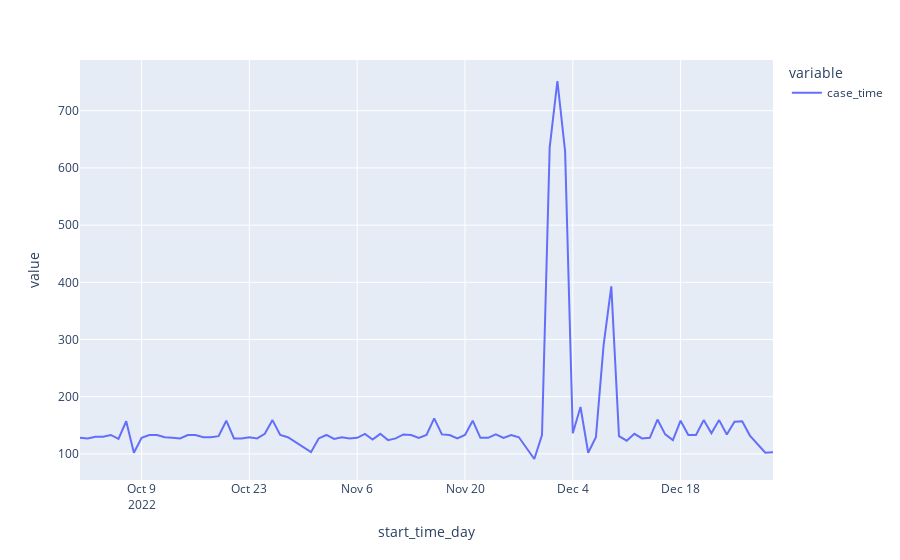

The notebook cell saved with this chart:
### Code cell
px.line(cases_time_max)

### Figure 1 — Plotly figure (JSON) as saved in the notebook; plotly's stock layout.template omitted (floating-point values rounded to 4 significant figures)
{"data": [{"hovertemplate": "variable=case_time<br>start_time_day=%{x}<br>value=%{y}<extra></extra>", "legendgroup": "case_time", "line": {"color": "#636efa", "dash": "solid"}, "marker": {"symbol": "circle"}, "mode": "lines", "name": "case_time", "orientation": "v", "showlegend": true, "type": "scatter", "x": ["2022-10-01", "2022-10-02", "2022-10-03", "2022-10-04", "2022-10-05", "2022-10-06", "2022-10-07", "2022-10-08", "2022-10-09", "2022-10-10", "2022-10-11", "2022-10-12", "2022-10-13", "2022-10-14", "2022-10-15", "2022-10-16", "2022-10-17", "2022-10-18", "2022-10-19", "2022-10-20", "2022-10-21", "2022-10-22", "2022-10-23", "2022-10-24", "2022-10-25", "2022-10-26", "2022-10-27", "2022-10-28", "2022-10-31", "2022-11-01", "2022-11-02", "2022-11-03", "2022-11-04", "2022-11-05", "2022-11-06", "2022-11-07", "2022-11-08", "2022-11-09", "2022-11-10", "2022-11-11", "2022-11-12", "2022-11-13", "2022-11-14", "2022-11-15", "2022-11-16", "2022-11-17", "2022-11-18", "2022-11-19", "2022-11-20", "2022-11-21", "2022-11-22", "2022-11-23", "2022-11-24", "2022-11-25", "2022-11-26", "2022-11-27", "2022-11-29", "2022-11-30", "2022-12-01", "2022-12-02", "2022-12-03", "2022-12-04", "2022-12-05", "2022-12-06", "2022-12-07", "2022-12-08", "2022-12-09", "2022-12-10", "2022-12-11", "2022-12-12", "2022-12-13", "2022-12-14", "2022-12-15", "2022-12-16", "2022-12-17", "2022-12-18", "2022-12-19", "2022-12-20", "2022-12-21", "2022-12-22", "2022-12-23", "2022-12-24", "2022-12-25", "2022-12-26", "2022-12-27", "2022-12-29", "2022-12-30"], "xaxis": "x", "y": [128, 127, 130, 130, 133, 126, 157, 102, 128, 133, 133, 129, 128, 127, 133, 133, 129, 129, 131, 158, 127, 127, 129, 127, 135, 159, 133, 129, 103, 127, 133, 126, 129, 127, 128, 135, 125, 135, 124, 127, 134, 133, 128, 133, 162, 134, 133, 127, 133, 158, 128, 128, 134, 128, 133, 129, 91, 133, 636, 752, 629, 136, 182, 102, 129, 290, 393, 131, 123, 135, 127, 128, 160, 134, 124, 158, 133, 133, 159, 136, 159, 134, 156, 157, 132, 102, 103], "yaxis": "y"}], "layout": {"autosize": true, "legend": {"title": {"text": "variable"}, "tracegroupgap": 0}, "margin": {"t": 60}, "xaxis": {"anchor": "y", "autorange": true, "domain": [0, 1], "range": ["2022-10-01", "2022-12-30"], "title": {"text": "start_time_day"}, "type": "date"}, "yaxis": {"anchor": "x", "autorange": true, "domain": [0, 1], "range": [54.28, 788.7], "title": {"text": "value"}, "type": "linear"}}}
